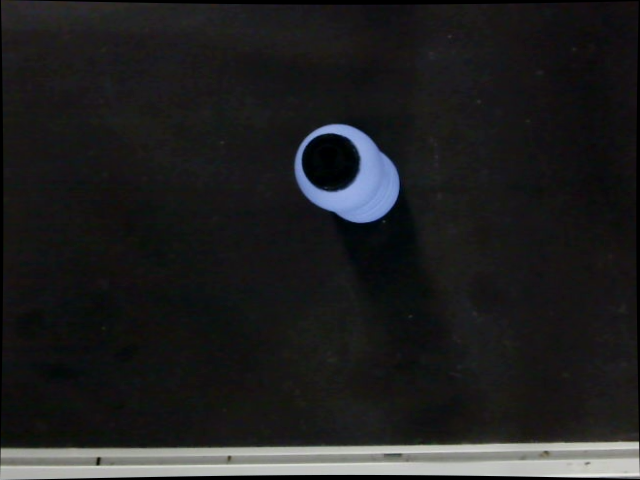
#> input picture capturas/botella/undist_1763574656.png, 640 x 480 px; its folder holds only this picture in this run
$ python train_features.py
#> lines starting #> are read from the running program, lines starting #| are printed output that depends on the picture; after the words box and inside, x2 and y2 are one past the last pixel; in counts of white or black regions, pixels touching at a corner belong together
#> in train_feature_model, img is the input picture: shape (480, 640, 3); mean B, G, R 32.4, 31.9, 31.6
import os
import cv2
import numpy as np
import pickle
from sklearn.model_selection import train_test_split
from sklearn.preprocessing import StandardScaler
from sklearn.ensemble import RandomForestClassifier
from sklearn.metrics import classification_report, confusion_matrix
from scipy.stats import skew

# Configuration
DATA_DIR = 'capturas'
MODEL_PATH = 'feature_model.pkl'
SCALER_PATH = 'feature_scaler.pkl'
CLASS_NAMES = ['botella', 'carton', 'lata']

def extract_features(image):
    """
    Extracts a feature vector from an image.
    Features (Shape & Texture Focused):
    1. Color Stats: Mean Sin/Cos Hue, Mean/Std/Max/Skew Saturation, Value (Calculated on Object Mask)
    2. Shape: Aspect Ratio, Solidity, Extent, Circularity, Rectangularity (Calculated on Object Mask)
    3. Texture: Edge Density
    4. Color Uniformity: Circular Variance of Hue
    """
    features = []

    # 0. Low Light Enhancement (Match predict_real.py logic)
    hsv_check = cv2.cvtColor(image, cv2.COLOR_BGR2HSV)
#> hsv_check: shape (480, 640, 3); mean H, S, V 82.9, 51, 34.9
    avg_brightness = np.mean(hsv_check[:, :, 2])
#> avg_brightness = 34.88

    if avg_brightness < 80: # Threshold for low light
        # Gamma Correction
        gamma = 1.5
        invGamma = 1.0 / gamma
        table = np.array([((i / 255.0) ** invGamma) * 255 for i in np.arange(0, 256)]).astype("uint8")
        image = cv2.LUT(image, table)
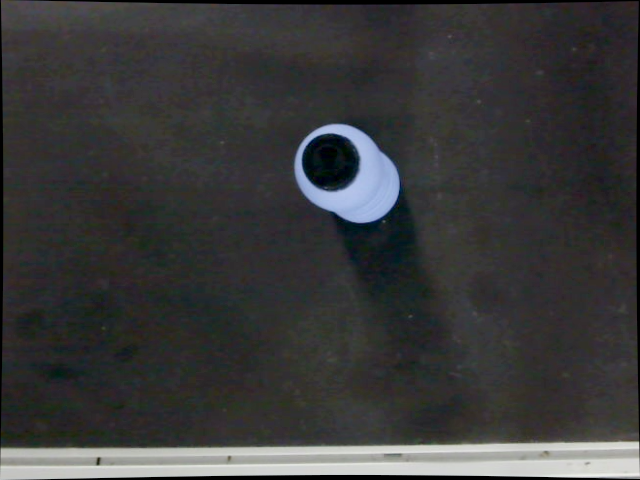
#> image: shape (480, 640, 3); mean B, G, R 57.8, 57.4, 57.2

    # 1. Preprocessing & Background Detection
    gray = cv2.cvtColor(image, cv2.COLOR_BGR2GRAY)

    # Check corners to determine background color
    h, w = gray.shape
#> h = 480; w = 640
    corners = [
        gray[0:10, 0:10],
        gray[0:10, w-10:w],
        gray[h-10:h, 0:10],
        gray[h-10:h, w-10:w]
    ]
    avg_corner_brightness = np.mean([np.mean(c) for c in corners])
#> avg_corner_brightness = 117.1

    if avg_corner_brightness > 127:
        # Light background -> Object is darker -> Invert for mask
        thresh_type = cv2.THRESH_BINARY_INV + cv2.THRESH_OTSU
    else:
        # Dark background -> Object is lighter
        thresh_type = cv2.THRESH_BINARY + cv2.THRESH_OTSU

    # 2. Segmentation (Get Object Mask)
    blurred = cv2.GaussianBlur(gray, (5, 5), 0)
    _, mask = cv2.threshold(blurred, 0, 255, thresh_type)
#> mask: shape (480, 640); 8.1% white; 2 white regions, box (x1, y1, x2, y2) and area: (0, 441, 640, 480) 19971, (295, 124, 399, 223) 4872

    kernel = np.ones((5,5), np.uint8)
    mask = cv2.morphologyEx(mask, cv2.MORPH_OPEN, kernel)
#> mask: shape (480, 640); 8.1% white; 2 white regions, box (x1, y1, x2, y2) and area: (0, 441, 640, 480) 19965, (295, 124, 399, 223) 4775
    mask = cv2.morphologyEx(mask, cv2.MORPH_CLOSE, kernel)
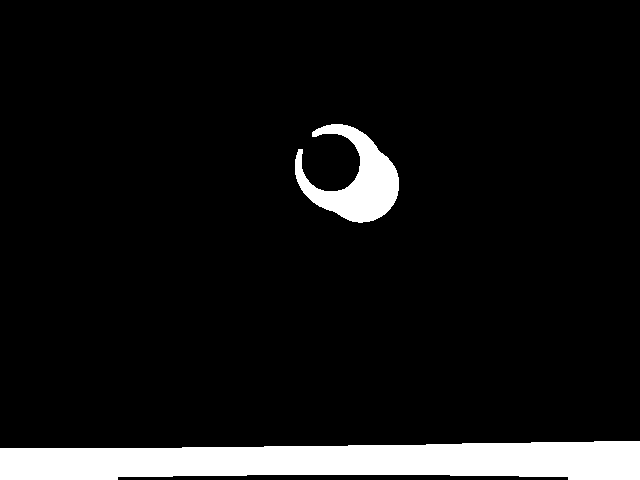
#> mask: shape (480, 640); 8.2% white; 2 white regions

    # 3. Shape Features (On Mask)
    contours, _ = cv2.findContours(mask, cv2.RETR_EXTERNAL, cv2.CHAIN_APPROX_SIMPLE)
#> contours = 2 contours; box (x1, y1, x2, y2) and area: (0, 441, 640, 480) 19578, (295, 124, 399, 223) 4570

    shape_features = [0, 0, 0, 0, 0] # Default

    if contours:
        # Find largest contour
        cnt = max(contours, key=cv2.contourArea)
#> cnt = contour of 32 points, box (x1, y1, x2, y2) (0, 441, 640, 480), area 19578
        area = cv2.contourArea(cnt)
#> area = 19577.5
        perimeter = cv2.arcLength(cnt, True)
#> perimeter = 1356.4

        if area > 0:
            # Bounding Rect (Axis Aligned)
            x, y, w_rect, h_rect = cv2.boundingRect(cnt)
#> x = 0; y = 441; w_rect = 640; h_rect = 39
            aspect_ratio = float(w_rect) / h_rect
#> aspect_ratio = 16.41

            # Convex Hull & Solidity
            hull = cv2.convexHull(cnt)
#> hull = [[639, 441], [639, 479], [0, 479], [0, 448], [594, 441]]
            hull_area = cv2.contourArea(hull)
#> hull_area = 22203
            solidity = float(area) / hull_area if hull_area > 0 else 0
#> solidity = 0.882

            # Extent (Area / BoundingRectArea)
            rect_area = w_rect * h_rect
#> rect_area = 24960
            extent = float(area) / rect_area if rect_area > 0 else 0
#> extent = 0.784

            # Circularity
            circularity = (4 * np.pi * area) / (perimeter * perimeter) if perimeter > 0 else 0
#> circularity = 0.134

            # Rectangularity (Area / MinAreaRect)
            min_rect = cv2.minAreaRect(cnt)
#> min_rect = ((319.5, 460), (38, 639), -90)
            min_rect_area = min_rect[1][0] * min_rect[1][1]
#> min_rect_area = 24282
            rectangularity = float(area) / min_rect_area if min_rect_area > 0 else 0
#> rectangularity = 0.806

            shape_features = [aspect_ratio, solidity, extent, circularity, rectangularity]
#> shape_features = [16.41, 0.882, 0.784, 0.134, 0.806]

    features.extend(shape_features)

    # 4. Color Features (On Mask)
    img_resized = cv2.resize(image, (160, 160))
    mask_resized = cv2.resize(mask, (160, 160), interpolation=cv2.INTER_NEAREST)
#> mask_resized: shape (160, 160); 8.1% white; 2 white regions, box (x1, y1, x2, y2) and area: (0, 147, 160, 160) 1666, (74, 42, 100, 75) 402

    hsv = cv2.cvtColor(img_resized, cv2.COLOR_BGR2HSV)
#> hsv: shape (160, 160, 3); mean H, S, V 84.5, 36.7, 61.5

    # Calculate mean/std/max/skew only on mask pixels
    if cv2.countNonZero(mask_resized) > 0:
        mask_bool = mask_resized > 0

        h_channel = hsv[:, :, 0].astype(float)
        h_rad = h_channel * (2 * np.pi / 180.0)

        sin_h = np.sin(h_rad)
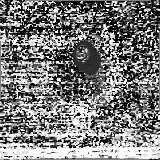
#> sin_h: shape (160, 160) float64; min -1, max 1, mean -0.0229; drawn with min black and max white
        cos_h = np.cos(h_rad)
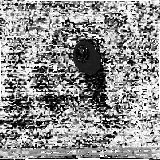
#> cos_h: shape (160, 160) float64; min -1, max 1, mean 0.133; drawn with min black and max white

        mean_sin_h = np.mean(sin_h[mask_bool])
#> mean_sin_h = 0.472
        mean_cos_h = np.mean(cos_h[mask_bool])
#> mean_cos_h = -0.0309

        # Circular Variance = 1 - R (Mean Resultant Length)
        R = np.sqrt(mean_sin_h**2 + mean_cos_h**2)
#> R = 0.474
        circ_var_h = 1 - R
#> circ_var_h = 0.526

        s_channel = hsv[:, :, 1]
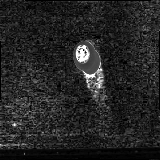
#> s_channel: shape (160, 160); min 0, max 255, mean 36.7
        v_channel = hsv[:, :, 2]
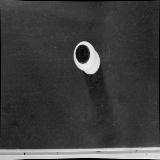
#> v_channel: shape (160, 160); min 0, max 239, mean 61.5

        mean_s = np.mean(s_channel[mask_bool])
#> mean_s = 19.49
        mean_v = np.mean(v_channel[mask_bool])
#> mean_v = 192.4

        std_s = np.std(s_channel[mask_bool])
#> std_s = 27.3
        std_v = np.std(v_channel[mask_bool])
#> std_v = 38.25

        max_s = np.max(s_channel[mask_bool])
#> max_s = 215
        max_v = np.max(v_channel[mask_bool])
#> max_v = 239

        skew_s = skew(s_channel[mask_bool])
#> skew_s = 1.91
        skew_v = skew(v_channel[mask_bool])
#> skew_v = -2.69
    else:
        mean_sin_h = 0
        mean_cos_h = 0
        circ_var_h = 1
        mean_s = 0
        mean_v = 0
        std_s = 0
        std_v = 0
        max_s = 0
        max_v = 0
        skew_s = 0
        skew_v = 0

    features.extend([mean_sin_h, mean_cos_h, circ_var_h, mean_s, mean_v, std_s, std_v, max_s, max_v, skew_s, skew_v])

    # 5. Texture Features (Edge Density)
    gray_resized = cv2.cvtColor(img_resized, cv2.COLOR_BGR2GRAY)
    edges = cv2.Canny(gray_resized, 100, 200)
#> edges: shape (160, 160); 4.5% white in thin lines or dots
    edges_masked = cv2.bitwise_and(edges, edges, mask=mask_resized)
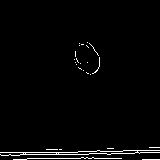
#> edges_masked: shape (160, 160); 2.2% white in thin lines or dots, all inside (x1, y1, x2, y2) = (0, 42, 160, 160)
    edge_density = np.sum(edges_masked) / (edges.shape[0] * edges.shape[1])
#> edge_density = 5.51
    features.append(edge_density)

    return np.array(features)

def train_feature_model():
    print("Extracting features from images...")
    X = []
    y = []

    for class_idx, class_name in enumerate(CLASS_NAMES):
        class_dir = os.path.join(DATA_DIR, class_name)
        if not os.path.exists(class_dir):
            print(f"Warning: Directory {class_dir} not found.")
            continue

        for filename in os.listdir(class_dir):
            if filename.lower().endswith(('.png', '.jpg', '.jpeg')):
                img_path = os.path.join(class_dir, filename)
                img = cv2.imread(img_path)
                if img is None:
                    continue

                feats = extract_features(img)
#> feats = 17 values, max 239 at index 13, min -2.69 at index 15, mean 44.48
                X.append(feats)
                y.append(class_idx)
#> pass 2 of the loop in train_feature_model, `for class_idx, class_name in enumerate(CLASS_NAMES):`:
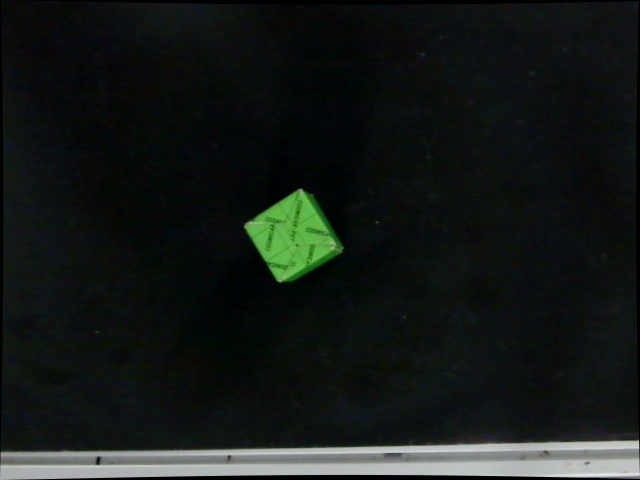
#> input picture capturas/carton/undist_1763574985.png, 640 x 480 px
#> in train_feature_model, img is the input picture: shape (480, 640, 3); mean B, G, R 23.3, 25.8, 20.7
#> hsv_check: shape (480, 640, 3); mean H, S, V 81.7, 95.5, 27
#> avg_brightness = 27
#> avg_corner_brightness = 107.6
#> in extract_features (call 2), `_, mask = cv2.threshold(blurred, 0, 255, thresh_type)`:
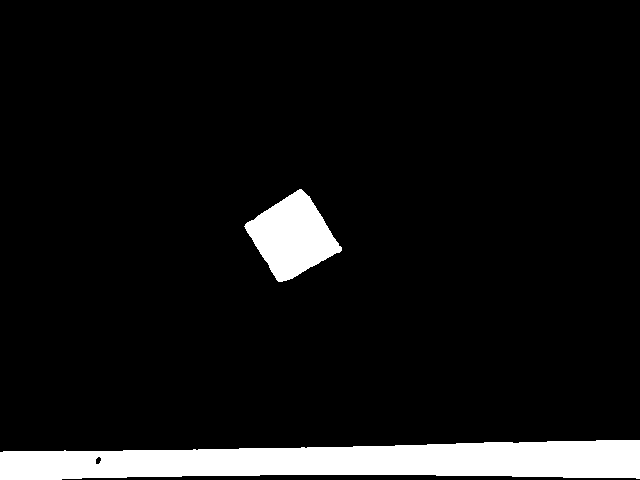
#> mask: shape (480, 640); 8% white; 2 white regions, box (x1, y1, x2, y2) and area: (0, 440, 640, 480) 19374, (244, 189, 342, 282) 5135
#> contours = 2 contours; box (x1, y1, x2, y2) and area: (0, 440, 640, 480) 18977, (245, 190, 341, 282) 5006
#> cnt = contour of 46 points, box (x1, y1, x2, y2) (0, 440, 640, 480), area 18977
#> area = 18977
#> perimeter = 1356.3
#> y = 440; h_rect = 40
#> aspect_ratio = 16
#> hull = [[639, 440], [639, 479], [0, 479], [0, 452], [3, 451], [484, 442], [596, 440]]
#> hull_area = 21648
#> solidity = 0.877
#> rect_area = 25600
#> extent = 0.741
#> circularity = 0.13
#> min_rect = ((319.5, 459.5), (39, 639), -90)
#> min_rect_area = 24921
#> rectangularity = 0.761
#> shape_features = [16, 0.877, 0.741, 0.13, 0.761]
#> mask_resized: shape (160, 160); 8% white; 2 white regions, box (x1, y1, x2, y2) and area: (0, 147, 160, 160) 1619, (62, 64, 86, 94) 425
#> hsv: shape (160, 160, 3); mean H, S, V 82.6, 73.8, 49.6
#> mean_sin_h = 0.301
#> mean_cos_h = -0.54
#> R = 0.618
#> circ_var_h = 0.382
#> mean_s = 29.89
#> mean_v = 185
#> std_s = 47.53
#> std_v = 37.23
#> max_s = 190
#> max_v = 240
#> skew_s = 1.55
#> skew_v = -2.7
#> edges: shape (160, 160); 3.6% white in thin lines or dots
#> in extract_features (call 2), `edges_masked = cv2.bitwise_and(edges, edges, mask=mask_resized)`:
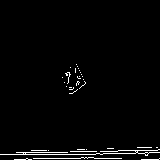
#> edges_masked: shape (160, 160); 2.2% white in thin lines or dots, all inside (x1, y1, x2, y2) = (0, 64, 160, 160)
#> edge_density = 5.62
#> feats = 17 values, max 240 at index 13, min -2.7 at index 15, mean 44.28

    X = np.array(X)
    y = np.array(y)

    print(f"Extracted features for {len(X)} images.")
#| Extracted features for 2 images.

    # Split data
    X_train, X_test, y_train, y_test = train_test_split(X, y, test_size=0.2, random_state=42)
#> y_train = [0]; y_test = [1]

    # Scale features
    scaler = StandardScaler()
    X_train_scaled = scaler.fit_transform(X_train)
    X_test_scaled = scaler.transform(X_test)

    # Train Random Forest Classifier
    print("Training Random Forest classifier...")
    model = RandomForestClassifier(n_estimators=500, max_depth=15, class_weight='balanced_subsample', random_state=42)
    model.fit(X_train_scaled, y_train)

    # Evaluate
    print("Evaluating model...")
    y_pred = model.predict(X_test_scaled)
#> y_pred = [0]
#> (the run stopped early here; a loop or call above may not have finished)
